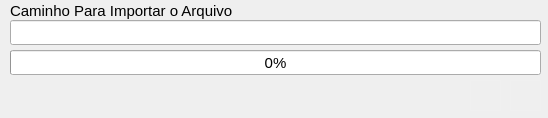
<?xml version="1.0" encoding="UTF-8"?>
<ui version="4.0">
 <class>Dialog</class>
 <widget class="QDialog" name="Dialog">
  <property name="geometry">
   <rect>
    <x>0</x>
    <y>0</y>
    <width>548</width>
    <height>118</height>
   </rect>
  </property>
  <property name="sizePolicy">
   <sizepolicy hsizetype="Preferred" vsizetype="Preferred">
    <horstretch>0</horstretch>
    <verstretch>0</verstretch>
   </sizepolicy>
  </property>
  <property name="minimumSize">
   <size>
    <width>548</width>
    <height>118</height>
   </size>
  </property>
  <property name="maximumSize">
   <size>
    <width>548</width>
    <height>118</height>
   </size>
  </property>
  <property name="font">
   <font>
    <pointsize>11</pointsize>
   </font>
  </property>
  <property name="windowTitle">
   <string>Importar TXT Cripto Moeda</string>
  </property>
  <property name="modal">
   <bool>true</bool>
  </property>
  <widget class="QLabel" name="label">
   <property name="geometry">
    <rect>
     <x>10</x>
     <y>0</y>
     <width>271</width>
     <height>21</height>
    </rect>
   </property>
   <property name="text">
    <string>Caminho Para Importar o Arquivo</string>
   </property>
  </widget>
  <widget class="QLineEdit" name="lineEdit">
   <property name="geometry">
    <rect>
     <x>10</x>
     <y>20</y>
     <width>531</width>
     <height>25</height>
    </rect>
   </property>
   <property name="styleSheet">
    <string notr="true">QLineEdit:focus {
	border: 2px solid rgb(0, 85, 255);
	background-color: rgb(255, 255, 231);
}</string>
   </property>
   <property name="text">
    <string/>
   </property>
   <property name="maxLength">
    <number>8656</number>
   </property>
  </widget>
  <widget class="QPushButton" name="pushButton_SALVAR">
   <property name="enabled">
    <bool>false</bool>
   </property>
   <property name="geometry">
    <rect>
     <x>510</x>
     <y>80</y>
     <width>31</width>
     <height>31</height>
    </rect>
   </property>
   <property name="cursor">
    <cursorShape>PointingHandCursor</cursorShape>
   </property>
   <property name="styleSheet">
    <string notr="true">QPushButton {
	border: 1px solid rgb(240, 240, 240);
}

QPushButton:hover {
	border: 1px solid rgb(45, 204, 112);
}

QPushButton:pressed {
	border: 1px solid rgb(0, 255, 0);
}</string>
   </property>
   <property name="text">
    <string/>
   </property>
   <property name="icon">
    <iconset>
     <normaloff>../images/sim.png</normaloff>../images/sim.png</iconset>
   </property>
   <property name="iconSize">
    <size>
     <width>32</width>
     <height>32</height>
    </size>
   </property>
   <property name="shortcut">
    <string>Enter</string>
   </property>
  </widget>
  <widget class="QPushButton" name="pushButton_CANCELA">
   <property name="geometry">
    <rect>
     <x>470</x>
     <y>80</y>
     <width>31</width>
     <height>31</height>
    </rect>
   </property>
   <property name="cursor">
    <cursorShape>PointingHandCursor</cursorShape>
   </property>
   <property name="styleSheet">
    <string notr="true">QPushButton {
	border: 1px solid rgb(240, 240, 240);
}

QPushButton:hover {
	border: 1px solid rgb(186, 0, 0);
}

QPushButton:pressed {
	border: 1px solid rgb(255, 0, 0);
}</string>
   </property>
   <property name="text">
    <string/>
   </property>
   <property name="icon">
    <iconset>
     <normaloff>../images/nao.png</normaloff>../images/nao.png</iconset>
   </property>
   <property name="iconSize">
    <size>
     <width>32</width>
     <height>32</height>
    </size>
   </property>
   <property name="shortcut">
    <string>Esc</string>
   </property>
  </widget>
  <widget class="QPushButton" name="pushButton">
   <property name="geometry">
    <rect>
     <x>518</x>
     <y>22</y>
     <width>20</width>
     <height>20</height>
    </rect>
   </property>
   <property name="cursor">
    <cursorShape>PointingHandCursor</cursorShape>
   </property>
   <property name="styleSheet">
    <string notr="true">QPushButton {
	border: 1px solid rgb(255, 255, 255);
}

QPushButton:hover {
	border: 1px solid rgb(0, 0, 255);
}

QPushButton:pressed {
	border: 1px solid rgb(255, 255, 0);
}</string>
   </property>
   <property name="text">
    <string/>
   </property>
   <property name="icon">
    <iconset>
     <normaloff>../images/paste.png</normaloff>../images/paste.png</iconset>
   </property>
   <property name="iconSize">
    <size>
     <width>16</width>
     <height>16</height>
    </size>
   </property>
   <property name="shortcut">
    <string>F1</string>
   </property>
  </widget>
  <widget class="QProgressBar" name="progressBar">
   <property name="geometry">
    <rect>
     <x>10</x>
     <y>50</y>
     <width>531</width>
     <height>25</height>
    </rect>
   </property>
   <property name="value">
    <number>0</number>
   </property>
   <property name="alignment">
    <set>Qt::AlignCenter</set>
   </property>
  </widget>
 </widget>
 <tabstops>
  <tabstop>lineEdit</tabstop>
  <tabstop>pushButton_SALVAR</tabstop>
  <tabstop>pushButton_CANCELA</tabstop>
 </tabstops>
 <resources/>
 <connections/>
</ui>
